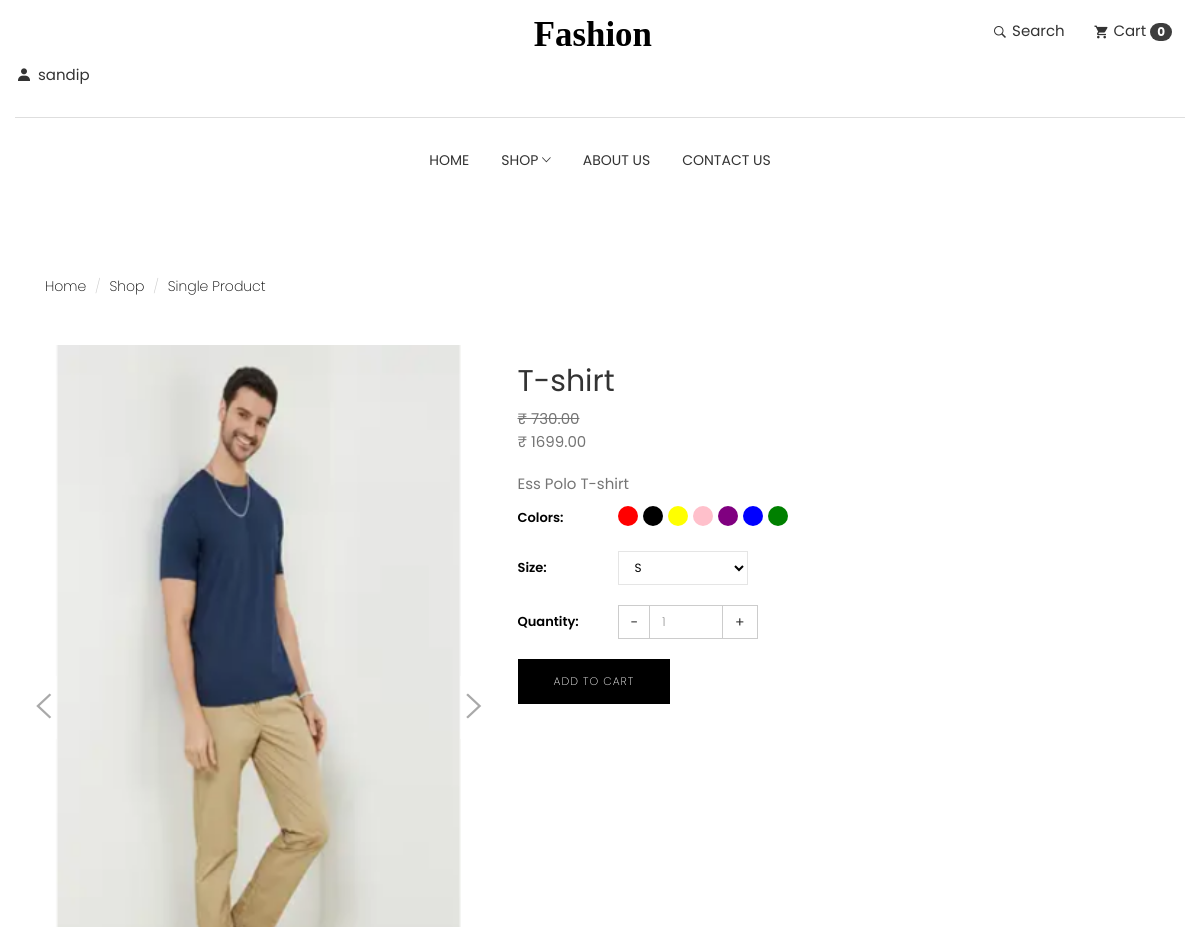
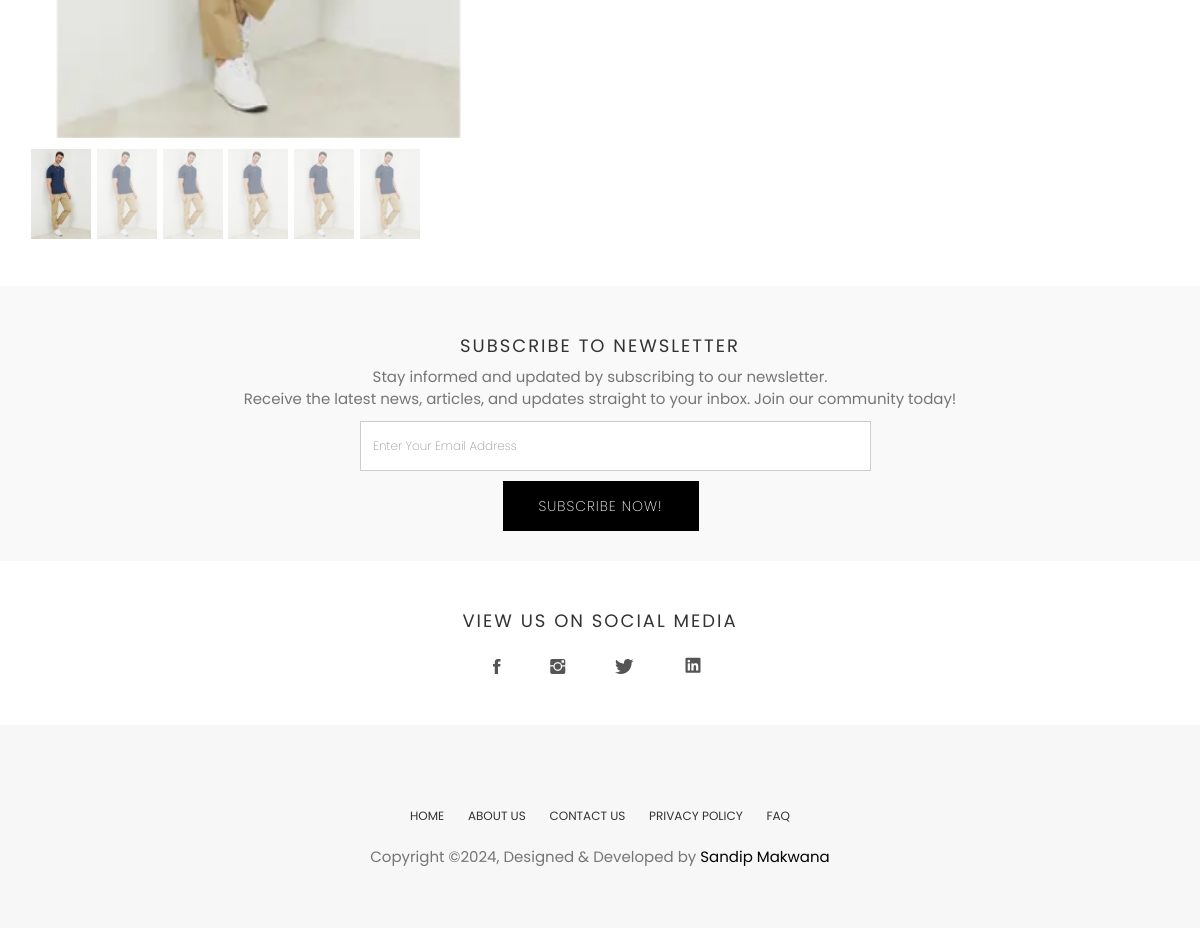
/productdetails/84828275-6d8f-4c30-864a-b4e983a8e494 (signed in), run on the app's committed database (2 pictures, top to bottom).
### application/models.py (models this page shows, shortened)
class Product(models.Model):
    maincategory = models.ForeignKey(MainCategory,on_delete=models.CASCADE)
    subcategory = models.ForeignKey(SubCategory,on_delete=models.CASCADE)
    name = models.CharField(max_length=100)
    price = models.DecimalField(decimal_places=2,max_digits=10)
    description = models.CharField(max_length=250,default='',blank=True,null=True)
    colors = models.ManyToManyField(Color, blank=True)
    size =  models.ManyToManyField(ProductSize,blank=True)
    pricerange = models.ForeignKey(PriceRange,on_delete=models.CASCADE, null=True)
    is_sale = models.BooleanField(default=False)
    sale_price = models.DecimalField(decimal_places=2,max_digits=10,default=0)
    image1 = models.ImageField(upload_to='Product/')
    image2 = models.ImageField(upload_to='Product/', default='')
    image3 = models.ImageField(upload_to='Product/', default='')
    image4 = models.ImageField(upload_to='Product/', default='')
    image5 = models.ImageField(upload_to='Product/', default='')
    image6 = models.ImageField(upload_to='Product/', default='')
    unique_identifier = models.CharField(max_length=100, unique=True, blank=True, null=True)

class Color(models.Model):
    name = models.CharField(max_length=50)
    def __str__(self):
        return self.name

### application/views.py (the view)
# urls.py: path('productdetails/<str:unique_identifier>',views.productdetails,name='productdetails'),
def productdetails(request, unique_identifier):
    username=request.session.get('username')
    if username:
        cart = Cart(request)
        cart_product = cart.get_prods()
        qunitites = cart.get_quants()
        totals = cart.cart_total()
        maincategory_list = MainCategory.objects.all()
        main_subcategory_dict = {}
        for main_category in maincategory_list:
            subcategories = SubCategory.objects.filter(main_category=main_category)
            main_subcategory_dict[main_category] = subcategories
        product = Product.objects.filter(unique_identifier=unique_identifier).first()
        if product:
            item = product
        else:
            return render(request, 'product_not_found.html')
        colors = item.colors.all()
        size = item.size.all()
        return render(request, 'productdetails.html', {'item': item,'colors':colors,'size':size,'username':username,'noneuser':'User',"maincategory_list":maincategory_list,"main_subcategory_dict": main_subcategory_dict,"maincategory_list":maincategory_list,"main_subcategory_dict": main_subcategory_dict,'cart_product':cart_product,'qunitites':qunitites,'totals':totals})
    else:
        return redirect('login')

### application/models.py (called while the page is built)
    def __str__(self):
        return self.name

    def __str__(self):
        return self.name

### cart/cart.py (called while the page is built)
    def __len__(self):
        return len(self.cart)

    def get_prods(self):
        product_id = self.cart.keys()
        products = Product.objects.filter(id__in=product_id)
        for product in products:
            cart_item = self.cart.get(str(product.id))
            if cart_item:
                product.cart_quantity = cart_item['quantity']
                product.cart_size = cart_item.get('size', None)
                product.cart_color = cart_item.get('color', None)
        return products

    def get_quants(self):
        quantities = self.cart
        return quantities

### cart/context_processors.py (called while the page is built)
def cart(request):
    return {'cart' : Cart(request)}

### application/templates/productdetails.html (shortened to what this page needs)
{% extends "base.html" %}
{% block body %}
<section class="single-product">
	<div class="container">
		<div class="row">
			<div class="col-md-6">
				<ol class="breadcrumb">
					<li><a href="index.html">Home</a></li>
					<li><a href="shop.html">Shop</a></li>
					<li class="active">Single Product</li>
				</ol>
			</div>
		</div>
		<div class="row mt-20">
			<div class="col-md-5">
				<div class="single-product-slider">
					<div id='carousel-custom' class='carousel slide' data-ride='carousel'>
						<div class='carousel-outer'>
							<div class='carousel-inner '>
								<div class='item active' style="text-align: center;">
									<img src='{{item.image1.url}}' style="display: block; margin: 0 auto; width: 88%; height: 90vh;" alt='' data-zoom-image="images/shop/single-products/product-1.jpg" />
								</div>
							</div>
							<a class='left carousel-control' href='#carousel-custom' data-slide='prev'>
								<i class="tf-ion-ios-arrow-left"></i>
							</a>
							<a class='right carousel-control' href='#carousel-custom' data-slide='next'>
								<i class="tf-ion-ios-arrow-right"></i>
							</a>
						</div>
						<ol class='carousel-indicators mCustomScrollbar meartlab'>
							<li data-target='#carousel-custom' data-slide-to='0' class='active'>
								<img src='{{item.image1.url}}' alt='dsf' />
							</li>
							<li data-target='#carousel-custom' data-slide-to='1'>
								<img src='{{item.image2.url}}' alt='dsfs' />
							</li>
							<li data-target='#carousel-custom' data-slide-to='2'>
								<img src='{{item.image3.url}}' alt='sadf' />
							</li>
							<li data-target='#carousel-custom' data-slide-to='3'>
								<img src='{{item.image4.url}}' alt='asdf' />
							</li>
							<li data-target='#carousel-custom' data-slide-to='4'>
								<img src='{{item.image5.url}}' alt='asd' />
							</li>
							<li data-target='#carousel-custom' data-slide-to='5'>
								<img src='{{item.image6.url}}' alt='asdf' />
							</li>
						</ol>
					</div>
				</div>
			</div>
			<div class="col-md-7">
				<div class="single-product-details">
					<h2>{{item.name}}</h2>
					{% if item.is_sale %}
						<p class="price"> <strike>&#8377; {{item.price}}</strike>  <br> &#8377; {{item.sale_price}}</p>
					{% else %}
						<p class="product-price">&#8377; {{item.price}}</p>
					{% endif %}
					<p class="product-description mt-20">
						{{item.description}}
					</p>
					<div class="color-swatches">
						<span>Colors:</span>
						{% for i in colors %}
							<label class="block_goodColor__radio  {{i}}" for="{{ i }}"></label><br>
						{% endfor %}
					</div>
					<div class="product-size">
						<span>Size:</span>
						<select id='product-size' class="form-control">
							{% for i in size %}
							<option>{{i}}</option>
							{% endfor %}
						</select>
					</div>
					<div class="product-quantity">
						<span>Quantity:</span>
						<div class="product-quantity-slider">
							<input id="qty-cart" type="text" value="1" placeholder="1" name="product-quantity">
						</div>
					</div>
					<button type="button" value="{{item.id}}" class="btn btn-main mt-20" id="add-cart">Add To Cart</button>
				</div>
			</div>
		</div>
	</div>
</section>
{% endblock body %}

### application/templates/base.html (shortened to what this page needs)
<!DOCTYPE html>
<html lang="en">
  <head>
    <link rel="stylesheet" href="/static/plugins/themefisher-font/style.css" />
    <link
      rel="stylesheet"
      href="/static/plugins/bootstrap/css/bootstrap.min.css"
    />
    <link rel="stylesheet" href="/static/plugins/animate/animate.css" />
    <link rel="stylesheet" href="/static/plugins/slick/slick.css" />
    <link rel="stylesheet" href="/static/plugins/slick/slick-theme.css" />
    <link rel="stylesheet" href="/static/css/style.css" />
    <link
      href="https://unpkg.com/boxicons@2.1.4/css/boxicons.min.css"
      rel="stylesheet"
    />
    <link href="https://unpkg.com/aos@2.3.1/dist/aos.css" rel="stylesheet" />
  </head>
  <body class="">
    <section class="top-header">
      <div class="container">
        <div class="row">
          <div class="col-md-4 col-xs-12 col-sm-4 top-header-mp">
            <ul class="top-menu list-inline navbar navigation">
              <li
                class="dropdown-center userdropdown full-width dropdown-slide"
              >
                <a
                  href="#!"
                  class="dropdown-toggle"
                  data-toggle="dropdown"
                  data-hover="dropdown"
                  data-delay="350"
                  role="button"
                  aria-haspopup="true"
                  aria-expanded="false"
                >
                  <div class="col-xs-12">
                    <div class="row">
                      <i class="bx bxs-user"></i>
                      {% if username %} {{username}} {% else %}
                      <span>Login</span>
                      {% endif %}
                    </div>
                  </div>
                </a>
              </li>
            </ul>
          </div>
          <div class="col-md-4 col-xs-12 col-sm-4 top-header-mp">
            <div class="logo text-center">
              <a href="/">
                <svg
                  width="135px"
                  height="29px"
                  viewBox="0 0 155 29"
                  version="1.1"
                  xmlns="http://www.w3.org/2000/svg"
                  xmlns:xlink="http://www.w3.org/1999/xlink"
                >
                  <g
                    id="Page-1"
                    stroke="none"
                    stroke-width="1"
                    fill="none"
                    fill-rule="evenodd"
                    font-size="40"
                    font-family="AustinBold, Austin"
                    font-weight="bold"
                  >
                    <g
                      id="Group"
                      transform="translate(-108.000000, -297.000000)"
                      fill="#000000"
                    >
                      <text id="AVIATO">
                        <tspan x="108.94" y="325">Fashion</tspan>
                      </text>
                    </g>
                  </g>
                </svg>
              </a>
            </div>
          </div>
          <div class="col-md-4 col-xs-12 col-sm-4 top-header-mp">
            <ul class="top-menu text-right list-inline">
              <li class="dropdown search dropdown-slide">
                <a
                  href="#!"
                  class="dropdown-toggle "
                  data-toggle="dropdown"
                  data-hover="dropdown"
                  ><i class="tf-ion-ios-search-strong"></i> Search</a
                >
              </li>
              <li class="dropdown cart-nav dropdown-slide">
                <a
                  href="#!"
                  class="dropdown-toggle"
                  data-toggle="dropdown"
                  data-hover="dropdown"
                  ><i class="tf-ion-android-cart"></i>
                  Cart
                  <span id="cart_quantity" class="badge"
                    >{{ cart|length }}</span
                  >
                </a>
              </li>
            </ul>
          </div>
        </div>
      </div>
    </section>
    <section class="menu">
      <nav class="navbar navigation">
        <div class="container">
          <div id="navbar" class="navbar-collapse collapse text-center">
            <ul class="nav navbar-nav">
              <li class="dropdown">
                <a href="/">Home</a>
              </li>
              <li class="dropdown full-width dropdown-slide">
                <a
                  href=""
                  class="dropdown-toggle"
                  data-hover="dropdown"
                  data-delay="350"
                  data-toggle="dropdown"
                  role="button"
                  aria-haspopup="true"
                  aria-expanded="false"
                  >Shop <span class="tf-ion-ios-arrow-down"></span
                ></a>
              </li>
              <li class="dropdown">
                <a href="/about">About Us</a>
              </li>
              <li class="dropdown">
                <a href="/contact">Contact Us</a>
              </li>
            </ul>
          </div>
        </div>
      </nav>
    </section>
    {% block body %} {% endblock body %}
    <section
      class="call-to-action bg-gray section"
      data-aos="zoom-in"
      data-aos-anchor-placement="top-center"
    >
      <div class="container">
        <div class="row">
          <div class="col-md-12 text-center">
            <div class="title">
              <h2>SUBSCRIBE TO NEWSLETTER</h2>
              <p>
                Stay informed and updated by subscribing to our newsletter.
                <br />Receive the latest news, articles, and updates straight to
                your inbox. Join our community today!
              </p>
            </div>
            <div class="col-lg-6 col-md-offset-3">
              <form
                id="subscribeForm"
                method="post"
                action="{% url 'subscribe' %}"
              >
                <div class="input-group subscription-form">
                  <input
                    type="email"
                    class="form-control"
                    placeholder="Enter Your Email Address"
                    name="email"
                    style="margin-left: 30px"
                  />
                  <button
                    class="btn btn-main"
                    type="submit"
                    style="margin-top: 10px; margin-left: 30px"
                  >
                    Subscribe Now!
                  </button>
                </div>
              </form>
            </div>
          </div>
        </div>
      </div>
    </section>
    <section class="section instagram-feed" data-aos="zoom-in">
      <div class="container">
        <div class="row">
          <div class="title">
            <h2>View us on social media</h2>
          </div>
        </div>
        <div class="row">
          <div class="col-12">
            <ul class="social-media">
              <li>
                <a
                  href="https://www.facebook.com/share/Hws8uG4MJV4kuLe9/?mibextid=qi2Omg"
                  target="_blank"
                >
                  <i class="tf-ion-social-facebook"></i>
                </a>
              </li>
              <li>
                <a
                  href="https://www.instagram.com/sandip_makwana01?igsh=bHY2cjZsdjJqODZt"
                  target="_blank"
                >
                  <i class="tf-ion-social-instagram"></i>
                </a>
              </li>
              <li>
                <a
                  href="https://x.com/sandip0843?t=AjZRTnC0Zh_5Zq8_pXyxug&s=09"
                  target="_blank"
                >
                  <i class="tf-ion-social-twitter"></i>
                </a>
              </li>
              <li>
                <a
                  href="https://www.linkedin.com/in/sandip-makwana-a33864273?utm_source=share&utm_campaign=share_via&utm_content=profile&utm_medium=android_app "
                  target="_blank"
                >
                  <i class="bx bxl-linkedin-square"></i>
                </a>
              </li>
            </ul>
          </div>
        </div>
      </div>
    </section>
    <footer class="footer section text-center" data-aos="zoom-in">
      <div class="container">
        <div class="row">
          <div class="col-md-12">
            <ul class="footer-menu text-uppercase">
              <li>
                <a href="/">home</a>
              </li>
              <li>
                <a href="/about">about us</a>
              </li>
              <li>
                <a href="/contact">contact us</a>
              </li>
              <li>
                <a href="/">PRIVACY POLICY</a>
              </li>
              <li>
                <a href="/faq">FAQ</a>
              </li>
            </ul>
            <p class="copyright-text">
              Copyright &copy;2024, Designed &amp; Developed by
              <a href="/">Sandip Makwana</a>
            </p>
          </div>
        </div>
      </div>
    </footer>
  </body>
</html>

### data on the page
Product: image1 (picture), image2 (picture), image3 (picture), image4 (picture), image5 (picture), image6 (picture), name "T-shirt", price "730.00", sale_price "1699.00", description "Ess Polo T-shirt"

### other printed values
{{ username }} "sandip"
{{ cart|length }} "0"
form field value "S"
